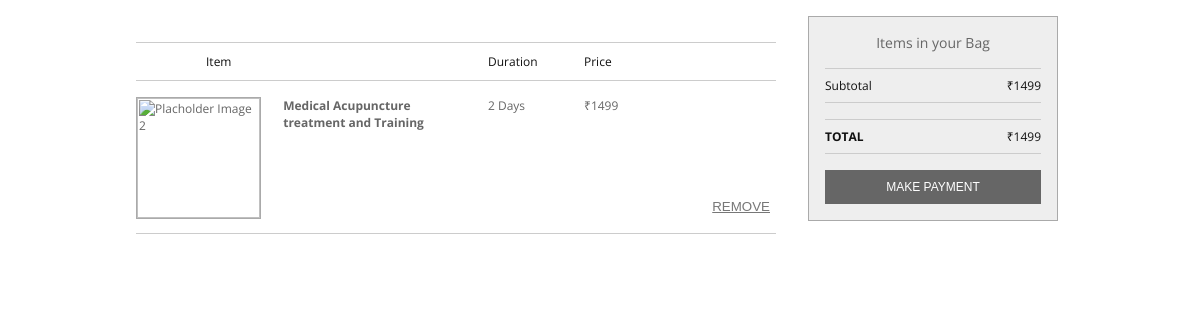
Screenshot of /Components/pages/checkout.php?id=2 with the database file from the repository.
### tables this page shows
CREATE TABLE `courses` (
  `crid` int(11) NOT NULL,
  `crimg` varchar(255) NOT NULL,
  `crnaam` varchar(50) NOT NULL,
  `dur` bigint(20) NOT NULL,
  `amt` int(11) NOT NULL
);

### util/time.php (called while the page is built)
<?php
function calcCourseDuration($time)
{
    $days = (int) ($time / (3600 * 2));
    return $days;
}

### Components/pages/checkout.php (the view, shortened to what this page needs)
<html lang="en">
<?php
include('../../util/dbcon.php');
include('../../util/time.php');
$id =  $_GET["id"];
$query  = mysqli_query($con, "SELECT * FROM courses WHERE crid='$id'");
$row   = mysqli_fetch_array($query);
?>
<head>
    <link rel="stylesheet" href="../style/checkout.css">
</head>
<body>
    <main>
        <div class="basket">
            <div class="basket-labels">
                <ul>
                    <li class="item item-heading">Item</li>
                    <li class="price">Duration</li>
                    <li class="price">Price</li>
                </ul>
            </div>
            <div class="basket-product">
                <div class="item">
                    <div class="product-image">
                        <img src="https://miro.medium.com/max/1024/0*0qvaZ1DA13ykgwUg" alt="Placholder Image 2" class="product-frame">
                    </div>
                    <div class="product-details">
                        <h1><strong><?php echo $row['crnaam'] ?></strong></h1>
                    </div>
                </div>
                <div class="price"><?php echo calcCourseDuration($row['dur']); ?> Days</div>
                <div class="price">₹<?php echo $row['amt']; ?></div>
                <div class="remove">
                    <a href="dashbord.php"><button>Remove</button></a>
                </div>
            </div>
        </div>
        <aside>
            <div class="summary">
                <div class="summary-total-items"><span class="total-items"></span> Items in your Bag</div>
                <div class="summary-subtotal">
                    <div class="subtotal-title">Subtotal</div>
                    <div class="subtotal-value final-value" id="basket-subtotal">₹<?php echo $row['amt'] ?></div>
                </div>
                <div class="summary-total">
                    <div class="total-title">Total</div>
                    <div class="total-value final-value" id="basket-total">₹<?php echo $row['amt'] ?></div>
                </div>
                <div class="summary-checkout">
                    <a <?php echo 'href=" ./payment.php?id=' . $id . '"';  ?>><button class="checkout-cta">Make Payment</button></a>
                </div>
            </div>
        </aside>
    </main>
</body>
</html>

### Components/style/checkout.css (style rules this page uses)
html, html a { -webkit-font-smoothing: antialiased; text-shadow: 1px 1px 1px rgba(0, 0, 0, 0.004); }
body { background-color: #fff; color: #666; font-family: "Open Sans", sans-serif; font-size: 62.5%; margin: 0 auto; }
a { border: 0 none; outline: 0; text-decoration: none; }
strong { font-weight: bold; }
h1 { font-size: 0.75rem; font-weight: normal; margin: 0; padding: 0; }
input, button { border: 0 none; outline: 0 none; }
button { background-color: #666; color: #fff; }
img, .basket-module, .basket-labels, .basket-product { width: 100%; }
input, button, .basket, .basket-module, .basket-labels, .item, .price, .subtotal, .basket-product, .product-image, .product-details { float: left; }
.price:before, .subtotal:before, .subtotal-value:before, .total-value:before, .promo-value:before { content: ""; }
main { clear: both; font-size: 0.75rem; margin: 0 auto; overflow: hidden; padding: 1rem 0; width: 960px; }
.basket, aside { padding: 0 1rem; -webkit-box-sizing: border-box; -moz-box-sizing: border-box; box-sizing: border-box; }
.basket { width: 70%; }
.basket-labels { border-top: 1px solid #ccc; border-bottom: 1px solid #ccc; margin-top: 1.625rem; }
ul { list-style: none; margin: 0; padding: 0; }
li { color: #111; display: inline-block; padding: 0.625rem 0; }
li.price:before, li.subtotal:before { content: ""; }
.item { width: 55%; }
.price, .subtotal { width: 15%; }
.remove { bottom: 1.125rem; float: right; position: absolute; right: 0; text-align: right; width: 45%; }
.remove button { background-color: transparent; color: #777; float: none; text-decoration: underline; text-transform: uppercase; }
.item-heading { padding-left: 4.375rem; -webkit-box-sizing: border-box; -moz-box-sizing: border-box; box-sizing: border-box; }
.basket-product { border-bottom: 1px solid #ccc; padding: 1rem 0; position: relative; }
.product-image { width: 35%; height: 15%; }
.product-details { width: 65%; }
.product-frame { border: 1px solid #aaa; }
.product-details { padding: 0 1.5rem; -webkit-box-sizing: border-box; -moz-box-sizing: border-box; box-sizing: border-box; }
aside { float: right; position: relative; width: 30%; }
.summary { background-color: #eee; border: 1px solid #aaa; padding: 1rem; position: fixed; width: 250px; -webkit-box-sizing: border-box; -moz-box-sizing: border-box; box-sizing: border-box; }
.summary-total-items { color: #666; font-size: 0.875rem; text-align: center; }
.summary-subtotal, .summary-total { border-top: 1px solid #ccc; border-bottom: 1px solid #ccc; clear: both; margin: 1rem 0; overflow: hidden; padding: 0.5rem 0; }
.subtotal-title, .subtotal-value, .total-title, .total-value, .promo-title, .promo-value { color: #111; float: left; width: 50%; }
.subtotal-value, .total-value { text-align: right; }
.total-title { font-weight: bold; text-transform: uppercase; }
.summary-checkout { display: block; }
.checkout-cta { display: block; float: none; font-size: 0.75rem; text-align: center; text-transform: uppercase; padding: 0.625rem 0; width: 100%; }

### rows the page displays
courses: crnaam "Medical Acupuncture treatment and Training", dur "2", amt "1499"
